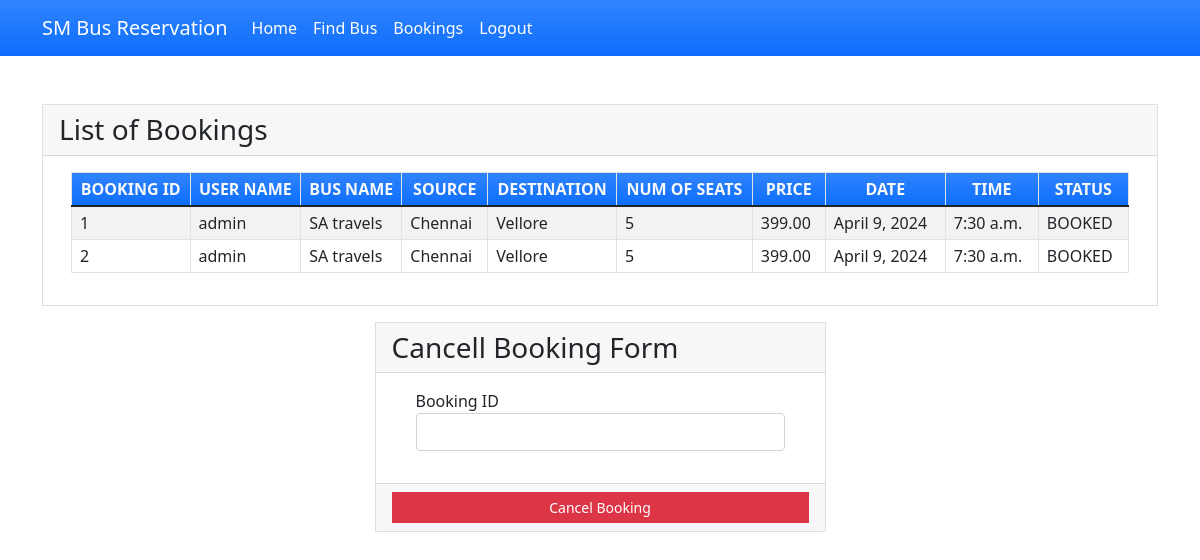
/seebookings (signed in), run on the app's committed database.
### myapp/models.py (models this page shows, shortened)
class Book(models.Model):
    BOOKED = 'B'
    CANCELLED = 'C'
    TICKET_STATUSES = ((BOOKED, 'Booked'),
                       (CANCELLED, 'Cancelled'),)
    email = models.EmailField()
    name = models.CharField(max_length=30)
    userid =models.DecimalField(decimal_places=0, max_digits=2)
    busid=models.DecimalField(decimal_places=0, max_digits=2)
    bus_name = models.CharField(max_length=30)
    source = models.CharField(max_length=30)
    dest = models.CharField(max_length=30)
    nos = models.DecimalField(decimal_places=0, max_digits=2)
    price = models.DecimalField(decimal_places=2, max_digits=6)
    date = models.DateField()
    time = models.TimeField()
    status = models.CharField(choices=TICKET_STATUSES, default=BOOKED, max_length=2)
    class Meta:
        verbose_name_plural = "List of Books"

### myapp/views.py (the view)
# urls.py: path('seebookings', views.seebookings, name="seebookings"),
@login_required(login_url='signin')
def seebookings(request,new={}):
    context = {}
    id_r = request.user.id
    book_list = Book.objects.filter(userid=id_r)
    if book_list:
        return render(request, 'myapp/booklist.html', locals())
    else:
        context["error"] = "Sorry no buses booked"
        return render(request, 'myapp/findbus.html', context)

### myapp/templates/myapp/booklist.html (shortened to what this page needs)
{% extends 'myapp/base.html' %} {% block content %}
<div class="container my-5">
    <div class="card rounded-0">
        <div class="card-header">
            <div class="card-title h3 mb-0">List of Bookings</div>
        </div>
        <div class="card-body">
            <div class="container-fluid">
                <table class="table table-bordered table-striped">
                    <thead>
                        <tr class="bg-gradient bg-primary text-light">
                            <th class="p-1 text-center">BOOKING ID</th>
                            <th class="p-1 text-center">USER NAME</th>
                            <th class="p-1 text-center">BUS NAME</th>
                            <th class="p-1 text-center">SOURCE</th>
                            <th class="p-1 text-center">DESTINATION</th>
                            <th class="p-1 text-center">NUM OF SEATS</th>
                            <th class="p-1 text-center">PRICE</th>
                            <th class="p-1 text-center">DATE</th>
                            <th class="p-1 text-center">TIME</th>
                            <th class="p-1 text-center">STATUS</th>
                        </tr>
                    </thead>
                    {% for row in book_list %}
                    <tr>
                        <td class="px-2 py-1 align-middle">{{row.id}}</td>
                        <td class="px-2 py-1 align-middle">{{row.name}}</td>
                        <td class="px-2 py-1 align-middle">{{row.bus_name}}</td>
                        <td class="px-2 py-1 align-middle">{{row.source}}</td>
                        <td class="px-2 py-1 align-middle">{{row.dest}}</td>
                        <td class="px-2 py-1 align-middle">{{row.nos}}</td>
                        <td class="px-2 py-1 align-middle">{{row.price}}</td>
                        <td class="px-2 py-1 align-middle">{{row.date}}</td>
                        <td class="px-2 py-1 align-middle">{{row.time}}</td>
                        <td class="px-2 py-1 align-middle">{{row.status}}</td>
                    </tr>
                    {% endfor %}
                </table>
            </div>
        </div>
    </div>
    <div class="row mt-3 justify-content-center">
        <div class="col-lg-5 col-md-7 col-sm-10 col-xs-12">
            <div class="card rounded-0">
                <div class="card-header">
                    <div class="card-title h3 mb-0">Cancell Booking Form</div>
                </div>
                <div class="card-body">
                    <div class="container-fluid">
                        <form action="{% url 'cancellings' %}" method="post" id="cancel-form">
                            <div class="mb-3">
                                <label for="bus_id" class="control-label">Booking ID</label>
                                <input name='bus_id' class="form-control" type="number" id="bus_id">
                            </div>
                        </form>
                    </div>
                </div>
                <div class="card-footer text-center">
                    <button class="btn btn-sm rounded-0 btn-danger w-100" form="cancel-form">Cancel Booking</button>
                </div>
            </div>
        </div>
    </div>
</div>
{% endblock %}

### myapp/templates/myapp/base.html (shortened to what this page needs)
<!doctype html>
<html lang="en">
<head>
    <link rel="stylesheet" href="https://cdn.jsdelivr.net/npm/bootstrap@5.1.3/dist/css/bootstrap.min.css">
</head>
<body>
<nav class="navbar navbar-expand-lg navbar-light bg-gradient bg-primary">
    <div class="container">
        <a class="navbar-brand" href="#" style="color: white;">SM Bus Reservation</a>
        <div class="collapse navbar-collapse" id="navbarNavAltMarkup">
            <div class="navbar-nav" >
                <a class="nav-item nav-link active" href="{% url 'home' %}" style="color: white;">Home</a>
                <a class="nav-item nav-link" href="{% url 'findbus' %}" style="color: white;">Find Bus</a>
                <a class="nav-item nav-link" href="{% url 'seebookings' %}" style="color: white;">Bookings</a>
                {% if request.user.is_active %}
                <a class="nav-item nav-link " href="{% url 'signout' %}" style="color: white;">Logout</a>
                {% else %}
                <a class="nav-item nav-link " href="{% url 'signup' %}" style="color: white;">Registration</a>
                {% endif %}
            </div>
        </div>
    </div>
</nav>
{% block content %}
{% endblock %}
</body>
</html>

### myapp/templates/myapp/base.html (style rules this page uses)
body { background-image: url('https://t4.ftcdn.net/jpg/06/92/20/51/360_F_692205153_LRNctw4uxmPfeBvqfDQJlQStFglNtu7X.jpg'); background-repeat: no-repeat; background-size:cover; }

### data on the page
Book: id "1", name "admin", bus_name "SA travels", source "Chennai", dest "Vellore", nos "5", price "399.00", date "April 9, 2024", time "7:30 a.m.", status "BOOKED"
Book: id "2", name "admin", bus_name "SA travels", source "Chennai", dest "Vellore", nos "5", price "399.00", date "April 9, 2024", time "7:30 a.m.", status "BOOKED"
